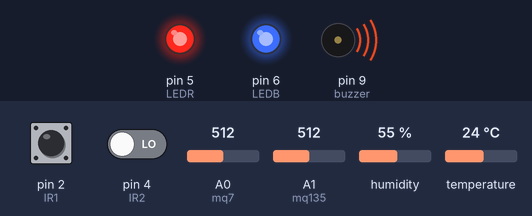
Recording of a sketch running on a simulated Arduino Uno, built with avr-gcc and run on an emulated ATmega328P. Shown: output pins drawn as LEDs (lit = HIGH), buzzer (waves = sounding). Dashed ring = blinking. Inputs (shaded band) come from the test bench; at power-on: pin 2 (IR1) LOW, pin 4 (IR2) LOW, A0 (mq7) = 512, A1 (mq135) = 512, humidity 55 %, temperature 24 °C. No radio packets arrive unless stated; pins used as bus, display or sensor lines are not drawn.

Above: at 1.2 s.
1.3 s: pin 2 (IR1) driven HIGH
At 2.5 s:
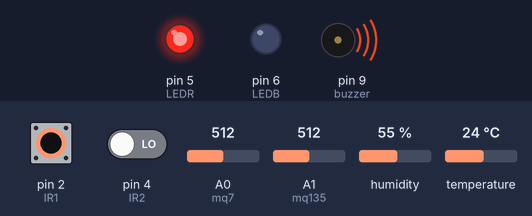
2.8 s: pin 2 (IR1) pulsed LOW 2 times (0.12 s each, 0.3 s apart)
At 2.96 s:
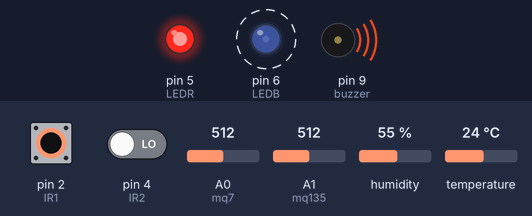
6.3 s: pin 2 (IR1) driven LOW
At 7.2 s:
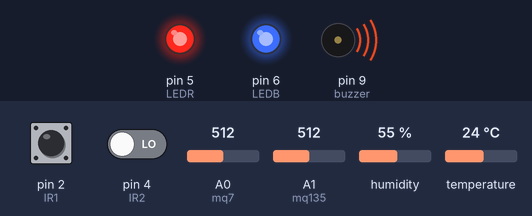
Timing chart, 0 to 11.7 s (numbered marks = the images above; inputs shaded):
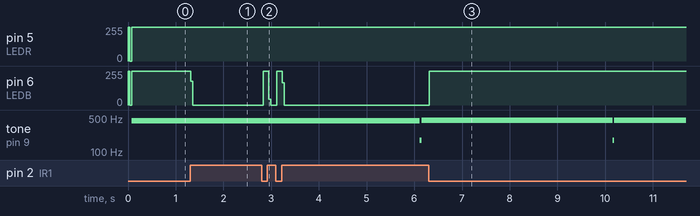

Measured:
- after the input at 1.3 s, pin 6 (LEDB): 252/255 → 0/255 at once
- after the input at 2.8 s, pin 6 (LEDB): alternates 252/255 for 0.12 s and 0/255 for 0.16 s, 4 changes in all, then stays 0/255, starting at once
- after the input at 6.3 s, pin 6 (LEDB): 0/255 → 252/255 at once

The sketch:

samart_helmet_Transmitter.ino
```cpp
#include <RF24.h>
#include <RF24_config.h>
#include <nRF24L01.h>
#include <printf.h>

#include <MQUnifiedsensor.h>


#include <DHT.h>
#include <DHT_U.h>


#define DHTPIN 3


#define DHTTYPE DHT11


DHT dht(DHTPIN, DHTTYPE);


//MQ 7
int mq7 = A0;
float co;
//MQ 135
int mq135 = A1;
float co2;
//IR
int IR1 = 2;
int IR2 = 4;
//
int LEDR = 5;
int LEDB = 6;
//BUZZER
int buzzer = 9;


RF24 radio(7,8);
const byte Address[6] = "00009";


void setup() {

  pinMode(mq7,INPUT);
  pinMode(mq135,INPUT);
  pinMode(IR1,INPUT);
  pinMode(IR2,INPUT);
  pinMode(LEDR,OUTPUT);
  pinMode(LEDB,OUTPUT);
  pinMode(buzzer,OUTPUT);
  dht.begin();

  radio.begin();
  radio.openWritingPipe(Address);
  radio.stopListening();

}

struct datapack{
  // bool toggleSwitch01 ;
  bool shock  ;

  float temp ;
  float humidity ;

  float caobon_monoxide ;
  float carbon_dioxide ;

};
datapack data;

void loop() {
  // Wait a few seconds between measurements.


  co = analogRead(mq7);
  co2 = analogRead(mq135);
   digitalWrite(LEDR, LOW);
   digitalWrite(LEDB,LOW);
   digitalWrite(buzzer, LOW);

  if(digitalRead(IR1)==1){
    digitalWrite(LEDR, HIGH);
    digitalWrite(buzzer, HIGH);
  }
  if(co>150||co2>500){
    digitalWrite(LEDR, HIGH);
    digitalWrite(buzzer, HIGH);
  }
  if(digitalRead(IR1)==0){
    digitalWrite(LEDB,HIGH);
  }

  // data.toggleSwitch01 = digitalRead(toggleSwitch01pin);
  // data.toggleSwitch02 = digitalRead(toggleSwitch02pin);

  data.temp = map(dht.readTemperature(), 0, 1023,0,255);
  data.humidity = map(dht.readHumidity(), 0, 1023,0,255);

  data.caobon_monoxide = map(analogRead(mq7) , 0, 1023,0,255);
  data.carbon_dioxide = map(analogRead(mq135) , 0, 1023,0,255);
  data.shock = map(digitalRead(IR2) , 0, 1023,0,255);


  radio.write(&data, sizeof(data));

}
```
